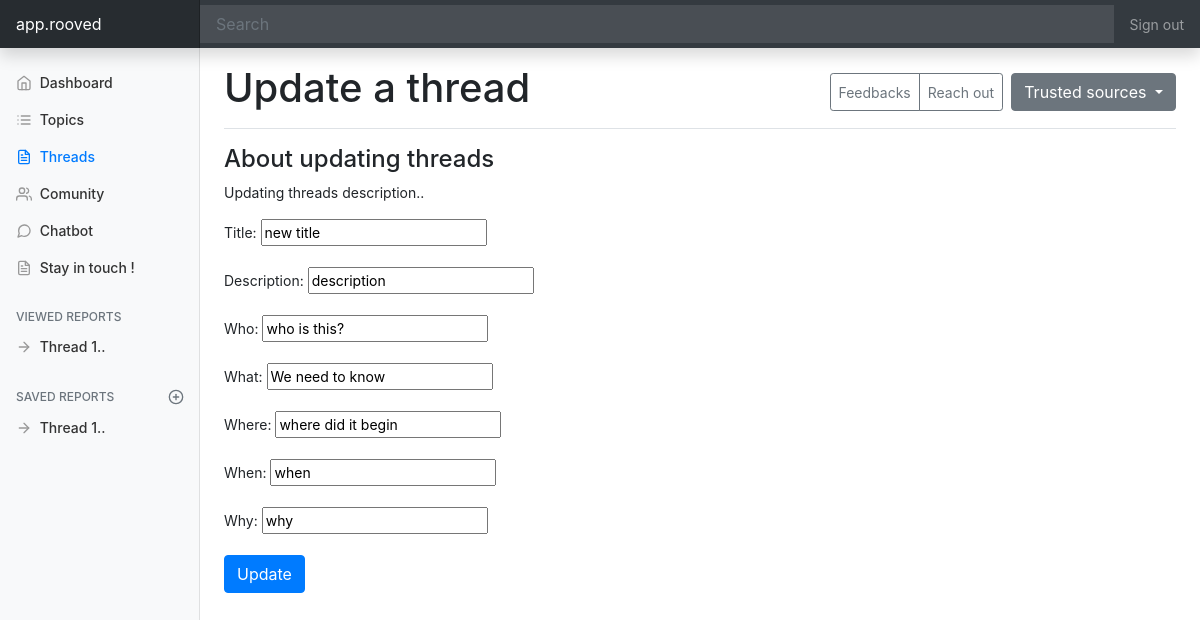
Screenshot of /threads/update/14 with the database file from the repository.
### app/models.py (models this page shows, shortened)
class Threat(models.Model):
    title = models.CharField(max_length=140)
    description = models.CharField(max_length=140)
    who = models.CharField(max_length=140)
    what = models.CharField(max_length=140)
    where = models.CharField(max_length=140)
    when = models.CharField(max_length=140)
    why = models.CharField(max_length=140)

### app/views.py (the view)
# urls.py: path('threads/update/<slug:pk>', views.update.as_view(), name='update'),
class update(UpdateView):
    fields = '__all__'
    template_name = 'app/actions/update.html'
    model = models.Threat
    success_url = '/threads'
    def get_context_data(self, **kwargs):
        context = super().get_context_data(**kwargs)
        context['pageTitle'] = 'Update a thread'
        return context

### core/templates/app/actions/update.html (shortened to what this page needs)
{% extends '../../layouts/baseLayout.html' %}
{% block content %}
<h4>About updating threads</h4>
<p>Updating threads description..</p>
<form method="post">
    {{ form.as_p }}
    <input type="submit" value="Update" class="btn btn-primary text-white">
</form>
{% endblock %}

### core/static/assets/css/dashboard.css (style rules this page uses)
body { font-size: .875rem; }

### rows the page displays
Threat: title "new title", description "description", who "who is this?", what "We need to know", where "where did it begin", when "when", why "why"

### other values shown
{{ pageTitle }} "Update a thread"
